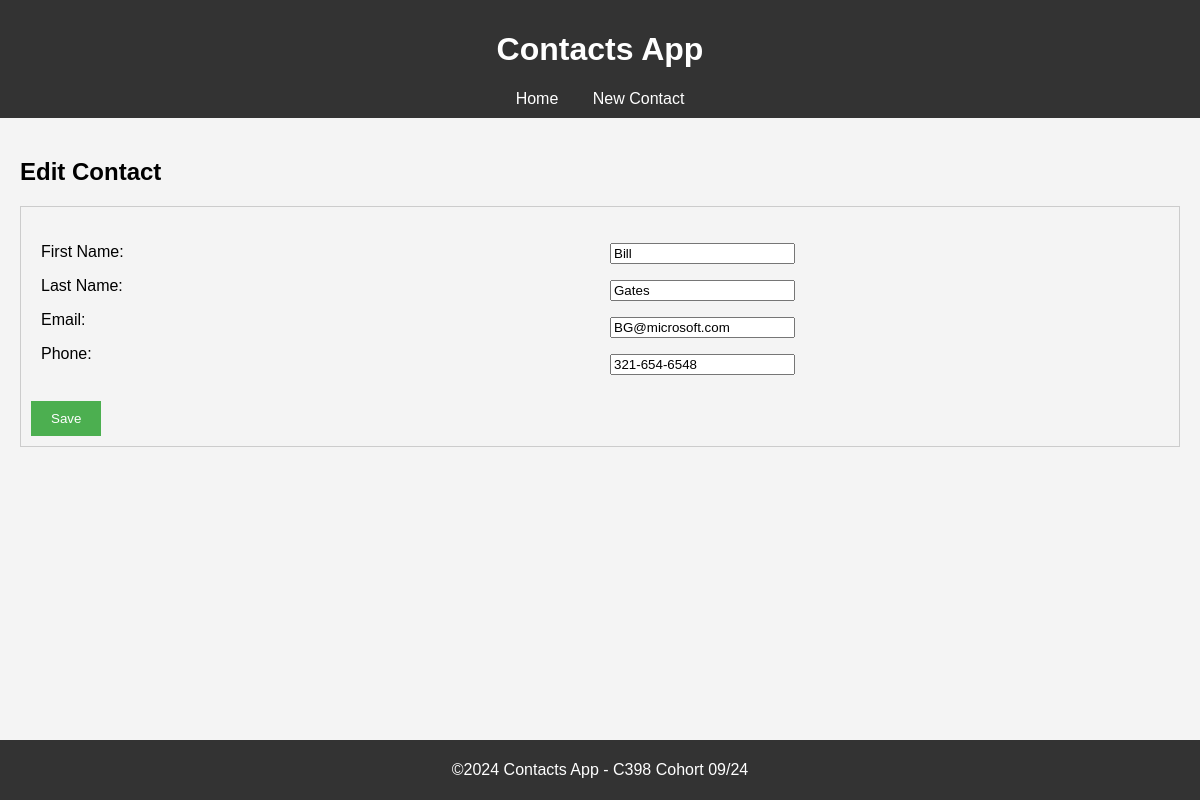
The app's page /contacts/edit/5/ with its own data.
### contacts/models.py (models this page shows, shortened)
class Contact(models.Model):
    first_name = models.CharField(max_length=50)
    last_name = models.CharField(max_length=50)
    email = models.EmailField(unique=True)
    phone_number = models.CharField(max_length=15, blank=True)

### contacts/views.py (the view)
# urls.py: path('edit/<int:pk>/', views.contact_update, name='contact_update'),
def contact_update(request, pk):
    contact = get_object_or_404(Contact, pk=pk)
    if request.method == 'POST':
        form = ContactForm(request.POST, instance=contact)
        if form.is_valid():
            form.save()
            return redirect('contact_list')
    else:
        form = ContactForm(instance=contact)
    return render(request, 'contacts/contact_form.html', {'form': form})

### contacts/forms.py
class ContactForm(forms.ModelForm):
    class Meta:
        model = Contact
        fields = ['first_name', 'last_name', 'email', 'phone_number']

### contacts/templates/contacts/contact_form.html (shortened to what this page needs)
{% extends 'base.html' %}
{% block content %}
    <h2>
        {% if form.instance.pk %} Edit {% else %} New {% endif %} Contact
    </h2>
    <form method="post" class="scrollable-form">
        <div class="container">
            <div class="column">
                <p>First Name: </p>
                <p>Last Name: </p>
                <p>Email: </p>
                <p>Phone: </p>
            </div>
            <div class="column">
                <p>{{ form.first_name }}</p>
                <p>{{ form.last_name }}</p>
                <p>{{ form.email }}</p>
                <p>{{ form.phone_number }}</p>
            </div>
        </div>
        <button type="submit">Save</button>
    </form>
{% endblock %}

### contacts/static/css/styles.css (style rules this page uses)
body { font-family: Arial, sans-serif; background-color: #f4f4f4; margin: 0; padding: 0; }
button { background-color: #4CAF50; color: white; padding: 10px 20px; border: none; cursor: pointer; }
.container { display: flex; }
.column { flex: 50%; padding: 10px; }

### contacts/templates/base.html (style rules this page uses)
.scrollable-form { max-height: 300px; overflow-y: auto; border: 1px solid #ccc; padding: 10px; }

### records on screen
Contact: first_name "Bill", last_name "Gates", email "BG@microsoft.com", phone_number "321-654-6548"
